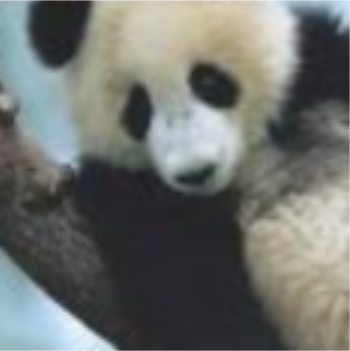
#> input picture assets/2017-10-31-adversarial-examples/panda.png, 350 x 351 px
$ python binarize.py
#> lines starting #> are read from the running program, lines starting #| are printed output that depends on the picture; after the words box and inside, x2 and y2 are one past the last pixel; in counts of white or black regions, pixels touching at a corner belong together
from scipy.ndimage import imread
import numpy as np
import matplotlib.pyplot as plt

im = imread('panda.png')
#> im is the input picture: shape (351, 350, 3); mean R, G, B 109.8, 112.7, 108.7
mask = np.mean(im, axis=2) > 255. / 2
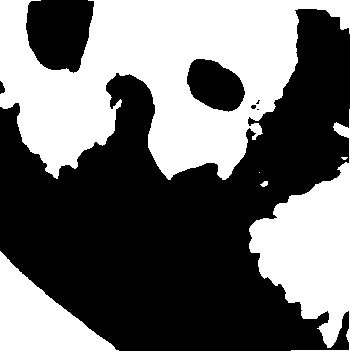
#> mask: shape (351, 350) bool; 42.8% white; 6 white regions (2 under 20 px), largest, box (x1, y1, x2, y2) and area: (0, 0, 350, 180) 35663, (249, 109, 350, 351) 11223, (0, 251, 119, 351) 5662, (260, 181, 268, 187) 32

plt.imshow(mask == False, cmap="Greys")
plt.savefig('binary_panda.png')
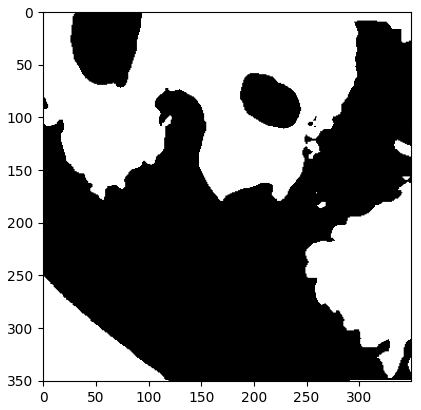
#> figure drawn by matplotlib, 1 panel
